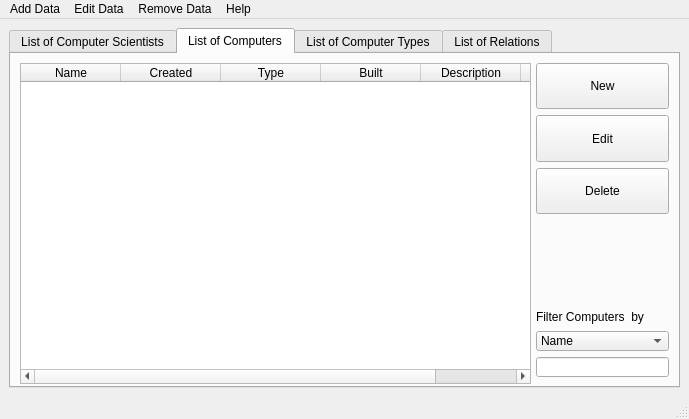
<?xml version="1.0" encoding="UTF-8"?>
<ui version="4.0">
 <class>MainWindow</class>
 <widget class="QMainWindow" name="MainWindow">
  <property name="geometry">
   <rect>
    <x>0</x>
    <y>0</y>
    <width>689</width>
    <height>419</height>
   </rect>
  </property>
  <property name="minimumSize">
   <size>
    <width>689</width>
    <height>419</height>
   </size>
  </property>
  <property name="contextMenuPolicy">
   <enum>Qt::DefaultContextMenu</enum>
  </property>
  <property name="windowTitle">
   <string>Computers and Scientists Database</string>
  </property>
  <widget class="QWidget" name="centralwidget">
   <layout class="QGridLayout" name="gridLayout">
    <item row="0" column="0">
     <widget class="QTabWidget" name="MainMenuSelection">
      <property name="currentIndex">
       <number>1</number>
      </property>
      <widget class="QWidget" name="computerSci">
       <property name="accessibleName">
        <string>Computer Scientists</string>
       </property>
       <attribute name="title">
        <string>List of Computer Scientists</string>
       </attribute>
       <layout class="QGridLayout" name="gridLayout_5">
        <item row="0" column="0" rowspan="7">
         <widget class="QTableWidget" name="databaseDisplayComSci">
          <property name="minimumSize">
           <size>
            <width>511</width>
            <height>321</height>
           </size>
          </property>
          <property name="editTriggers">
           <set>QAbstractItemView::NoEditTriggers</set>
          </property>
          <property name="alternatingRowColors">
           <bool>true</bool>
          </property>
          <property name="selectionBehavior">
           <enum>QAbstractItemView::SelectRows</enum>
          </property>
          <property name="showGrid">
           <bool>false</bool>
          </property>
          <property name="sortingEnabled">
           <bool>false</bool>
          </property>
          <attribute name="horizontalHeaderStretchLastSection">
           <bool>false</bool>
          </attribute>
          <attribute name="verticalHeaderStretchLastSection">
           <bool>false</bool>
          </attribute>
          <column>
           <property name="text">
            <string>New Column</string>
           </property>
          </column>
          <column>
           <property name="text">
            <string>Name</string>
           </property>
          </column>
          <column>
           <property name="text">
            <string>Gender</string>
           </property>
          </column>
          <column>
           <property name="text">
            <string>Year of birth</string>
           </property>
          </column>
          <column>
           <property name="text">
            <string>Year of death</string>
           </property>
          </column>
          <column>
           <property name="text">
            <string>Dr</string>
           </property>
          </column>
          <column>
           <property name="text">
            <string>Link</string>
           </property>
          </column>
          <column>
           <property name="text">
            <string>Scientist ID</string>
           </property>
          </column>
         </widget>
        </item>
        <item row="0" column="1">
         <widget class="QPushButton" name="pushButon_addNewScientist">
          <property name="enabled">
           <bool>true</bool>
          </property>
          <property name="minimumSize">
           <size>
            <width>133</width>
            <height>37</height>
           </size>
          </property>
          <property name="maximumSize">
           <size>
            <width>133</width>
            <height>47</height>
           </size>
          </property>
          <property name="toolTip">
           <string>To add a new computer</string>
          </property>
          <property name="toolTipDuration">
           <number>2000</number>
          </property>
          <property name="text">
           <string>New</string>
          </property>
         </widget>
        </item>
        <item row="1" column="1">
         <widget class="QPushButton" name="pushButton_editScientist">
          <property name="sizePolicy">
           <sizepolicy hsizetype="Minimum" vsizetype="Preferred">
            <horstretch>0</horstretch>
            <verstretch>0</verstretch>
           </sizepolicy>
          </property>
          <property name="minimumSize">
           <size>
            <width>133</width>
            <height>37</height>
           </size>
          </property>
          <property name="maximumSize">
           <size>
            <width>133</width>
            <height>48</height>
           </size>
          </property>
          <property name="toolTip">
           <string>To edit the selected computer</string>
          </property>
          <property name="toolTipDuration">
           <number>2</number>
          </property>
          <property name="text">
           <string>Edit</string>
          </property>
         </widget>
        </item>
        <item row="2" column="1">
         <widget class="QPushButton" name="pushButton_removeScientist">
          <property name="minimumSize">
           <size>
            <width>133</width>
            <height>37</height>
           </size>
          </property>
          <property name="maximumSize">
           <size>
            <width>133</width>
            <height>47</height>
           </size>
          </property>
          <property name="toolTip">
           <string>To delete the selected computer</string>
          </property>
          <property name="toolTipDuration">
           <number>2</number>
          </property>
          <property name="text">
           <string>Delete</string>
          </property>
         </widget>
        </item>
        <item row="3" column="1">
         <widget class="QLabel" name="label_3">
          <property name="minimumSize">
           <size>
            <width>61</width>
            <height>90</height>
           </size>
          </property>
          <property name="text">
           <string/>
          </property>
         </widget>
        </item>
        <item row="4" column="1">
         <widget class="QLabel" name="label_filterScientist">
          <property name="sizePolicy">
           <sizepolicy hsizetype="Preferred" vsizetype="Fixed">
            <horstretch>0</horstretch>
            <verstretch>0</verstretch>
           </sizepolicy>
          </property>
          <property name="minimumSize">
           <size>
            <width>133</width>
            <height>13</height>
           </size>
          </property>
          <property name="maximumSize">
           <size>
            <width>133</width>
            <height>13</height>
           </size>
          </property>
          <property name="text">
           <string>Filter Scientists  by</string>
          </property>
         </widget>
        </item>
        <item row="5" column="1">
         <widget class="QComboBox" name="comboBox_filterScientist">
          <property name="minimumSize">
           <size>
            <width>133</width>
            <height>20</height>
           </size>
          </property>
          <property name="maximumSize">
           <size>
            <width>133</width>
            <height>20</height>
           </size>
          </property>
          <item>
           <property name="text">
            <string>Name</string>
           </property>
          </item>
          <item>
           <property name="text">
            <string>Gender</string>
           </property>
          </item>
          <item>
           <property name="text">
            <string>Year of birth</string>
           </property>
          </item>
          <item>
           <property name="text">
            <string>Year of death</string>
           </property>
          </item>
         </widget>
        </item>
        <item row="6" column="1">
         <widget class="QLineEdit" name="lineEdit_filterScientist">
          <property name="minimumSize">
           <size>
            <width>133</width>
            <height>20</height>
           </size>
          </property>
          <property name="maximumSize">
           <size>
            <width>133</width>
            <height>20</height>
           </size>
          </property>
         </widget>
        </item>
       </layout>
      </widget>
      <widget class="QWidget" name="Computers">
       <property name="accessibleName">
        <string/>
       </property>
       <attribute name="title">
        <string>List of Computers</string>
       </attribute>
       <layout class="QGridLayout" name="gridLayout_4">
        <item row="0" column="0" rowspan="7">
         <widget class="QTableWidget" name="databaseDisplayComputers">
          <property name="sizePolicy">
           <sizepolicy hsizetype="Expanding" vsizetype="Expanding">
            <horstretch>1</horstretch>
            <verstretch>1</verstretch>
           </sizepolicy>
          </property>
          <property name="minimumSize">
           <size>
            <width>511</width>
            <height>321</height>
           </size>
          </property>
          <property name="editTriggers">
           <set>QAbstractItemView::NoEditTriggers</set>
          </property>
          <property name="alternatingRowColors">
           <bool>true</bool>
          </property>
          <property name="selectionBehavior">
           <enum>QAbstractItemView::SelectRows</enum>
          </property>
          <property name="showGrid">
           <bool>false</bool>
          </property>
          <property name="sortingEnabled">
           <bool>true</bool>
          </property>
          <attribute name="horizontalHeaderStretchLastSection">
           <bool>true</bool>
          </attribute>
          <column>
           <property name="text">
            <string>Name</string>
           </property>
          </column>
          <column>
           <property name="text">
            <string>Created</string>
           </property>
          </column>
          <column>
           <property name="text">
            <string>Type</string>
           </property>
          </column>
          <column>
           <property name="text">
            <string>Built</string>
           </property>
          </column>
          <column>
           <property name="text">
            <string>Description</string>
           </property>
          </column>
          <column>
           <property name="text">
            <string>ComputerID</string>
           </property>
          </column>
         </widget>
        </item>
        <item row="0" column="1">
         <widget class="QPushButton" name="pushButon_addNewCompuer">
          <property name="enabled">
           <bool>true</bool>
          </property>
          <property name="minimumSize">
           <size>
            <width>133</width>
            <height>37</height>
           </size>
          </property>
          <property name="maximumSize">
           <size>
            <width>133</width>
            <height>46</height>
           </size>
          </property>
          <property name="toolTip">
           <string>To add a new computer</string>
          </property>
          <property name="toolTipDuration">
           <number>2000</number>
          </property>
          <property name="text">
           <string>New</string>
          </property>
         </widget>
        </item>
        <item row="1" column="1">
         <widget class="QPushButton" name="pushButton_editCompuer">
          <property name="sizePolicy">
           <sizepolicy hsizetype="Minimum" vsizetype="Preferred">
            <horstretch>0</horstretch>
            <verstretch>0</verstretch>
           </sizepolicy>
          </property>
          <property name="minimumSize">
           <size>
            <width>133</width>
            <height>37</height>
           </size>
          </property>
          <property name="maximumSize">
           <size>
            <width>133</width>
            <height>47</height>
           </size>
          </property>
          <property name="toolTip">
           <string>To edit the selected computer</string>
          </property>
          <property name="toolTipDuration">
           <number>2</number>
          </property>
          <property name="text">
           <string>Edit</string>
          </property>
         </widget>
        </item>
        <item row="2" column="1">
         <widget class="QPushButton" name="pushButton_removeCompuer">
          <property name="minimumSize">
           <size>
            <width>133</width>
            <height>37</height>
           </size>
          </property>
          <property name="maximumSize">
           <size>
            <width>133</width>
            <height>46</height>
           </size>
          </property>
          <property name="toolTip">
           <string>To delete the selected computer</string>
          </property>
          <property name="toolTipDuration">
           <number>2</number>
          </property>
          <property name="text">
           <string>Delete</string>
          </property>
         </widget>
        </item>
        <item row="3" column="1">
         <widget class="QLabel" name="label">
          <property name="minimumSize">
           <size>
            <width>61</width>
            <height>90</height>
           </size>
          </property>
          <property name="text">
           <string/>
          </property>
         </widget>
        </item>
        <item row="4" column="1">
         <widget class="QLabel" name="label_filterComputer">
          <property name="sizePolicy">
           <sizepolicy hsizetype="Preferred" vsizetype="Fixed">
            <horstretch>0</horstretch>
            <verstretch>0</verstretch>
           </sizepolicy>
          </property>
          <property name="minimumSize">
           <size>
            <width>131</width>
            <height>16</height>
           </size>
          </property>
          <property name="maximumSize">
           <size>
            <width>133</width>
            <height>16</height>
           </size>
          </property>
          <property name="text">
           <string>Filter Computers  by</string>
          </property>
         </widget>
        </item>
        <item row="5" column="1">
         <widget class="QComboBox" name="comboBox_filterComputers">
          <property name="minimumSize">
           <size>
            <width>131</width>
            <height>20</height>
           </size>
          </property>
          <property name="maximumSize">
           <size>
            <width>133</width>
            <height>20</height>
           </size>
          </property>
          <item>
           <property name="text">
            <string>Name</string>
           </property>
          </item>
          <item>
           <property name="text">
            <string>Type</string>
           </property>
          </item>
          <item>
           <property name="text">
            <string>Year</string>
           </property>
          </item>
         </widget>
        </item>
        <item row="6" column="1">
         <widget class="QLineEdit" name="lineEdit_filterComputers">
          <property name="minimumSize">
           <size>
            <width>131</width>
            <height>20</height>
           </size>
          </property>
          <property name="maximumSize">
           <size>
            <width>133</width>
            <height>20</height>
           </size>
          </property>
         </widget>
        </item>
       </layout>
      </widget>
      <widget class="QWidget" name="ComputerTypes">
       <attribute name="title">
        <string>List of Computer Types</string>
       </attribute>
       <layout class="QGridLayout" name="gridLayout_3">
        <item row="0" column="0" rowspan="7">
         <widget class="QTableWidget" name="databaseDisplayComTypes">
          <property name="minimumSize">
           <size>
            <width>511</width>
            <height>321</height>
           </size>
          </property>
          <property name="sizeAdjustPolicy">
           <enum>QAbstractScrollArea::AdjustToContentsOnFirstShow</enum>
          </property>
          <property name="editTriggers">
           <set>QAbstractItemView::NoEditTriggers</set>
          </property>
          <property name="alternatingRowColors">
           <bool>true</bool>
          </property>
          <property name="selectionBehavior">
           <enum>QAbstractItemView::SelectRows</enum>
          </property>
          <property name="showGrid">
           <bool>false</bool>
          </property>
          <property name="sortingEnabled">
           <bool>true</bool>
          </property>
          <attribute name="horizontalHeaderStretchLastSection">
           <bool>true</bool>
          </attribute>
          <attribute name="verticalHeaderStretchLastSection">
           <bool>false</bool>
          </attribute>
          <column>
           <property name="text">
            <string>Name</string>
           </property>
          </column>
          <column>
           <property name="text">
            <string>Description</string>
           </property>
          </column>
          <column>
           <property name="text">
            <string>comtypeid</string>
           </property>
          </column>
         </widget>
        </item>
        <item row="0" column="1">
         <widget class="QPushButton" name="pushButon_addNewCompuerTypes">
          <property name="enabled">
           <bool>true</bool>
          </property>
          <property name="minimumSize">
           <size>
            <width>133</width>
            <height>37</height>
           </size>
          </property>
          <property name="maximumSize">
           <size>
            <width>133</width>
            <height>47</height>
           </size>
          </property>
          <property name="toolTip">
           <string>To add a new computer</string>
          </property>
          <property name="toolTipDuration">
           <number>2000</number>
          </property>
          <property name="text">
           <string>New</string>
          </property>
         </widget>
        </item>
        <item row="1" column="1">
         <widget class="QPushButton" name="pushButton_editComputerTypes">
          <property name="sizePolicy">
           <sizepolicy hsizetype="Minimum" vsizetype="Preferred">
            <horstretch>0</horstretch>
            <verstretch>0</verstretch>
           </sizepolicy>
          </property>
          <property name="minimumSize">
           <size>
            <width>133</width>
            <height>37</height>
           </size>
          </property>
          <property name="maximumSize">
           <size>
            <width>133</width>
            <height>48</height>
           </size>
          </property>
          <property name="toolTip">
           <string>To edit the selected computer</string>
          </property>
          <property name="toolTipDuration">
           <number>2</number>
          </property>
          <property name="text">
           <string>Edit</string>
          </property>
         </widget>
        </item>
        <item row="2" column="1">
         <widget class="QPushButton" name="pushButton_removeCompuerTypes">
          <property name="minimumSize">
           <size>
            <width>133</width>
            <height>37</height>
           </size>
          </property>
          <property name="maximumSize">
           <size>
            <width>133</width>
            <height>47</height>
           </size>
          </property>
          <property name="toolTip">
           <string>To delete the selected computer</string>
          </property>
          <property name="toolTipDuration">
           <number>2</number>
          </property>
          <property name="text">
           <string>Delete</string>
          </property>
         </widget>
        </item>
        <item row="3" column="1">
         <widget class="QLabel" name="label_4">
          <property name="minimumSize">
           <size>
            <width>61</width>
            <height>90</height>
           </size>
          </property>
          <property name="text">
           <string/>
          </property>
         </widget>
        </item>
        <item row="4" column="1">
         <widget class="QLabel" name="label_filterComputerTypes">
          <property name="sizePolicy">
           <sizepolicy hsizetype="Preferred" vsizetype="Fixed">
            <horstretch>0</horstretch>
            <verstretch>0</verstretch>
           </sizepolicy>
          </property>
          <property name="minimumSize">
           <size>
            <width>133</width>
            <height>13</height>
           </size>
          </property>
          <property name="maximumSize">
           <size>
            <width>133</width>
            <height>13</height>
           </size>
          </property>
          <property name="text">
           <string>Filter Computer types by</string>
          </property>
         </widget>
        </item>
        <item row="5" column="1">
         <widget class="QComboBox" name="comboBox_filterComputerTypes">
          <property name="minimumSize">
           <size>
            <width>133</width>
            <height>20</height>
           </size>
          </property>
          <property name="maximumSize">
           <size>
            <width>133</width>
            <height>20</height>
           </size>
          </property>
          <item>
           <property name="text">
            <string>Name</string>
           </property>
          </item>
          <item>
           <property name="text">
            <string>Description</string>
           </property>
          </item>
         </widget>
        </item>
        <item row="6" column="1">
         <widget class="QLineEdit" name="lineEdit_filterComputerTypes">
          <property name="minimumSize">
           <size>
            <width>133</width>
            <height>20</height>
           </size>
          </property>
          <property name="maximumSize">
           <size>
            <width>133</width>
            <height>20</height>
           </size>
          </property>
         </widget>
        </item>
       </layout>
      </widget>
      <widget class="QWidget" name="Relations">
       <attribute name="title">
        <string>List of Relations</string>
       </attribute>
       <layout class="QGridLayout" name="gridLayout_2">
        <item row="0" column="0" rowspan="6">
         <widget class="QTableWidget" name="tableWidget_displayRelations">
          <property name="minimumSize">
           <size>
            <width>511</width>
            <height>321</height>
           </size>
          </property>
          <property name="sizeAdjustPolicy">
           <enum>QAbstractScrollArea::AdjustIgnored</enum>
          </property>
          <property name="editTriggers">
           <set>QAbstractItemView::NoEditTriggers</set>
          </property>
          <property name="alternatingRowColors">
           <bool>true</bool>
          </property>
          <property name="selectionBehavior">
           <enum>QAbstractItemView::SelectRows</enum>
          </property>
          <property name="showGrid">
           <bool>false</bool>
          </property>
          <property name="sortingEnabled">
           <bool>true</bool>
          </property>
          <attribute name="horizontalHeaderMinimumSectionSize">
           <number>50</number>
          </attribute>
          <column>
           <property name="text">
            <string>Scientist ID</string>
           </property>
          </column>
          <column>
           <property name="text">
            <string>Scientist Name</string>
           </property>
          </column>
          <column>
           <property name="text">
            <string>Computer ID</string>
           </property>
          </column>
          <column>
           <property name="text">
            <string>Computer Name</string>
           </property>
          </column>
         </widget>
        </item>
        <item row="0" column="1">
         <widget class="QPushButton" name="pushButon_addNewRelations">
          <property name="enabled">
           <bool>true</bool>
          </property>
          <property name="minimumSize">
           <size>
            <width>133</width>
            <height>37</height>
           </size>
          </property>
          <property name="maximumSize">
           <size>
            <width>133</width>
            <height>60</height>
           </size>
          </property>
          <property name="toolTip">
           <string>To add a new computer</string>
          </property>
          <property name="toolTipDuration">
           <number>2000</number>
          </property>
          <property name="text">
           <string>New</string>
          </property>
         </widget>
        </item>
        <item row="1" column="1">
         <widget class="QPushButton" name="pushButton_removeRelations">
          <property name="minimumSize">
           <size>
            <width>133</width>
            <height>37</height>
           </size>
          </property>
          <property name="maximumSize">
           <size>
            <width>133</width>
            <height>60</height>
           </size>
          </property>
          <property name="toolTip">
           <string>To delete the selected computer</string>
          </property>
          <property name="toolTipDuration">
           <number>2</number>
          </property>
          <property name="text">
           <string>Delete</string>
          </property>
         </widget>
        </item>
        <item row="2" column="1">
         <widget class="QLabel" name="label_5">
          <property name="minimumSize">
           <size>
            <width>61</width>
            <height>90</height>
           </size>
          </property>
          <property name="text">
           <string/>
          </property>
         </widget>
        </item>
        <item row="3" column="1">
         <widget class="QLabel" name="label_filterRelations">
          <property name="sizePolicy">
           <sizepolicy hsizetype="Preferred" vsizetype="Fixed">
            <horstretch>0</horstretch>
            <verstretch>0</verstretch>
           </sizepolicy>
          </property>
          <property name="minimumSize">
           <size>
            <width>133</width>
            <height>13</height>
           </size>
          </property>
          <property name="maximumSize">
           <size>
            <width>133</width>
            <height>13</height>
           </size>
          </property>
          <property name="text">
           <string>Filter Relations  by</string>
          </property>
         </widget>
        </item>
        <item row="4" column="1">
         <widget class="QComboBox" name="comboBox_filterRelations">
          <property name="minimumSize">
           <size>
            <width>133</width>
            <height>20</height>
           </size>
          </property>
          <property name="maximumSize">
           <size>
            <width>133</width>
            <height>20</height>
           </size>
          </property>
          <item>
           <property name="text">
            <string>Scientist</string>
           </property>
          </item>
          <item>
           <property name="text">
            <string>Computer</string>
           </property>
          </item>
         </widget>
        </item>
        <item row="5" column="1">
         <widget class="QLineEdit" name="lineEdit_filterRelations">
          <property name="minimumSize">
           <size>
            <width>133</width>
            <height>20</height>
           </size>
          </property>
          <property name="maximumSize">
           <size>
            <width>133</width>
            <height>20</height>
           </size>
          </property>
         </widget>
        </item>
       </layout>
      </widget>
     </widget>
    </item>
   </layout>
  </widget>
  <widget class="QStatusBar" name="statusbar"/>
  <widget class="QMenuBar" name="menubar">
   <property name="geometry">
    <rect>
     <x>0</x>
     <y>0</y>
     <width>689</width>
     <height>21</height>
    </rect>
   </property>
   <widget class="QMenu" name="menuAdd_Data">
    <property name="title">
     <string>Add Data</string>
    </property>
    <addaction name="actionAdd_New_Computer_Scientist"/>
    <addaction name="actionAdd_New_Computer"/>
    <addaction name="actionAdd_New_Computer_Type"/>
    <addaction name="separator"/>
    <addaction name="actionAdd_Relations"/>
   </widget>
   <widget class="QMenu" name="menuEdit_Data">
    <property name="title">
     <string>Edit Data</string>
    </property>
    <addaction name="actionEdit_a_Computer_Scientist"/>
    <addaction name="actionEdit_a_Computer"/>
    <addaction name="actionEdit_a_Computer_Type"/>
   </widget>
   <widget class="QMenu" name="menuRemove_Data">
    <property name="title">
     <string>Remove Data</string>
    </property>
    <addaction name="actionRemove_a_Computer_Scientist"/>
    <addaction name="actionRemove_a_Computer"/>
    <addaction name="actionRemove_a_Computer_Type"/>
    <addaction name="separator"/>
    <addaction name="actionRemove_Relations"/>
   </widget>
   <widget class="QMenu" name="menuHelp">
    <property name="title">
     <string>Help</string>
    </property>
    <addaction name="actionHelp"/>
    <addaction name="separator"/>
    <addaction name="actionAbout_Computers_and_Scientists_Database"/>
   </widget>
   <addaction name="menuAdd_Data"/>
   <addaction name="menuEdit_Data"/>
   <addaction name="menuRemove_Data"/>
   <addaction name="menuHelp"/>
  </widget>
  <action name="actionAdd_New_Computer_Scientist">
   <property name="text">
    <string>Add New Computer Scientist</string>
   </property>
   <property name="shortcutContext">
    <enum>Qt::WindowShortcut</enum>
   </property>
  </action>
  <action name="actionAdd_New_Computer">
   <property name="text">
    <string>Add New Computer</string>
   </property>
  </action>
  <action name="actionAdd_New_Computer_Type">
   <property name="text">
    <string>Add New Computer Type</string>
   </property>
  </action>
  <action name="actionAdd_Relations">
   <property name="text">
    <string>Add Relations</string>
   </property>
  </action>
  <action name="actionEdit_a_Computer_Scientist">
   <property name="text">
    <string>Edit a Computer Scientist</string>
   </property>
  </action>
  <action name="actionEdit_a_Computer">
   <property name="text">
    <string>Edit a Computer</string>
   </property>
  </action>
  <action name="actionEdit_a_Computer_Type">
   <property name="text">
    <string>Edit a Computer Type</string>
   </property>
  </action>
  <action name="actionRemove_a_Computer_Scientist">
   <property name="text">
    <string>Remove a Computer Scientist</string>
   </property>
  </action>
  <action name="actionRemove_a_Computer">
   <property name="text">
    <string>Remove a Computer</string>
   </property>
  </action>
  <action name="actionRemove_a_Computer_Type">
   <property name="text">
    <string>Remove a Computer Type</string>
   </property>
  </action>
  <action name="actionRemove_Relations">
   <property name="text">
    <string>Remove Relations</string>
   </property>
  </action>
  <action name="actionDisplay_a_List_of_Computer_Scientists">
   <property name="text">
    <string>Display a List of Computer Scientists</string>
   </property>
  </action>
  <action name="actionDisplay_a_List_of_Computers">
   <property name="text">
    <string>Display a List of Computers</string>
   </property>
  </action>
  <action name="actionDisplay_a_List_of_Computer_Types">
   <property name="text">
    <string>Display a List of Computer Types</string>
   </property>
  </action>
  <action name="actionHelp">
   <property name="text">
    <string>Help</string>
   </property>
  </action>
  <action name="actionAbout_Computers_and_Scientists_Database">
   <property name="text">
    <string>About Computers and Scientists Database</string>
   </property>
  </action>
 </widget>
 <tabstops>
  <tabstop>MainMenuSelection</tabstop>
  <tabstop>pushButon_addNewScientist</tabstop>
  <tabstop>pushButton_editScientist</tabstop>
  <tabstop>pushButton_removeScientist</tabstop>
  <tabstop>comboBox_filterScientist</tabstop>
  <tabstop>lineEdit_filterScientist</tabstop>
  <tabstop>pushButon_addNewCompuer</tabstop>
  <tabstop>pushButton_editCompuer</tabstop>
  <tabstop>pushButton_removeCompuer</tabstop>
  <tabstop>comboBox_filterComputers</tabstop>
  <tabstop>lineEdit_filterComputers</tabstop>
  <tabstop>pushButon_addNewCompuerTypes</tabstop>
  <tabstop>pushButton_editComputerTypes</tabstop>
  <tabstop>pushButton_removeCompuerTypes</tabstop>
  <tabstop>comboBox_filterComputerTypes</tabstop>
  <tabstop>lineEdit_filterComputerTypes</tabstop>
  <tabstop>pushButon_addNewRelations</tabstop>
  <tabstop>pushButton_removeRelations</tabstop>
  <tabstop>comboBox_filterRelations</tabstop>
  <tabstop>lineEdit_filterRelations</tabstop>
  <tabstop>databaseDisplayComSci</tabstop>
  <tabstop>databaseDisplayComputers</tabstop>
  <tabstop>databaseDisplayComTypes</tabstop>
  <tabstop>tableWidget_displayRelations</tabstop>
 </tabstops>
 <resources/>
 <connections/>
</ui>
